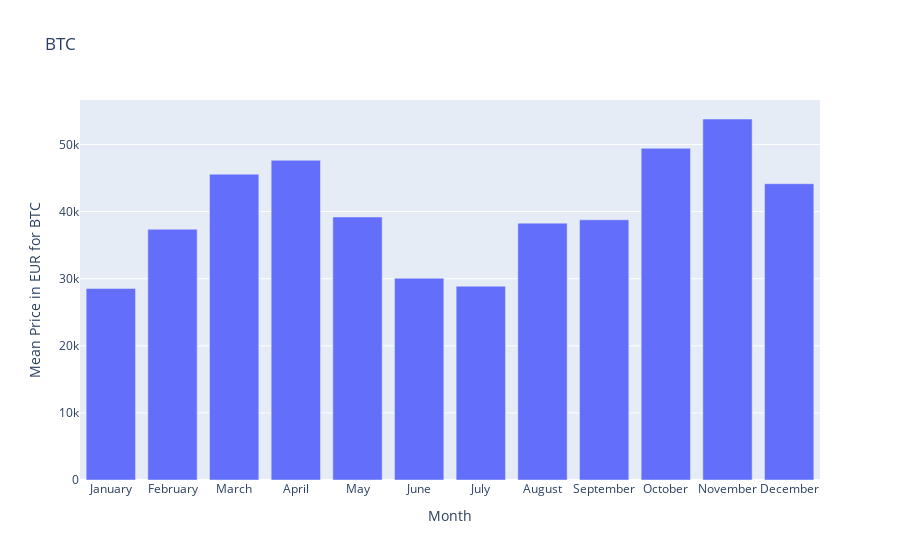

Source (notebook cell):
### Code cell
# Bar plot of BTC mean price each month
fig6 = px.bar(master_EUR_agg[master_EUR_agg['Ticker'] == "BTCEUR"],
              x = 'Month',
              y = 'Mean',
              title = "BTC",
              labels = {
                     "Mean" : "Mean Price in EUR for BTC"
                 })
fig6.show()

### Figure 1 — Plotly figure (JSON) as saved in the notebook; plotly's stock layout.template omitted (floating-point values rounded to 4 significant figures)
{"data": [{"alignmentgroup": "True", "hovertemplate": "Month=%{x}<br>Mean Price in EUR for BTC=%{y}<extra></extra>", "legendgroup": "", "marker": {"color": "#636efa", "pattern": {"shape": ""}}, "name": "", "offsetgroup": "", "orientation": "v", "showlegend": false, "textposition": "auto", "type": "bar", "x": ["January", "February", "March", "April", "May", "June", "July", "August", "September", "October", "November", "December"], "xaxis": "x", "y": [28540.0, 37370.0, 45570.0, 47650.0, 39190.0, 30070.0, 28890.0, 38280.0, 38780.0, 49430.0, 53800.0, 44150.0], "yaxis": "y"}], "layout": {"barmode": "relative", "legend": {"tracegroupgap": 0}, "title": {"text": "BTC"}, "xaxis": {"anchor": "y", "domain": [0, 1], "title": {"text": "Month"}}, "yaxis": {"anchor": "x", "domain": [0, 1], "title": {"text": "Mean Price in EUR for BTC"}}}}
